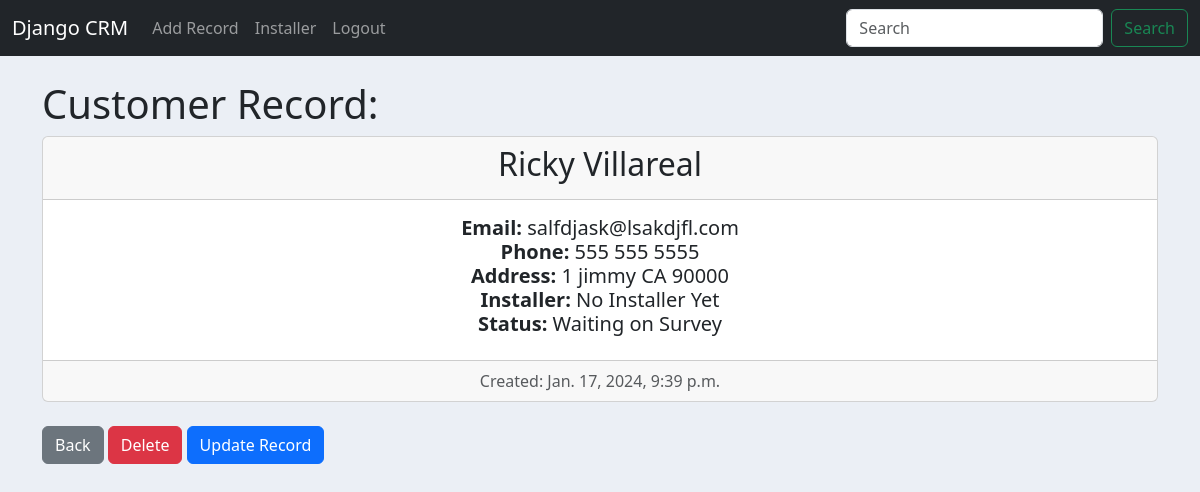
Page /record/3 (signed in) on the earlier database version.
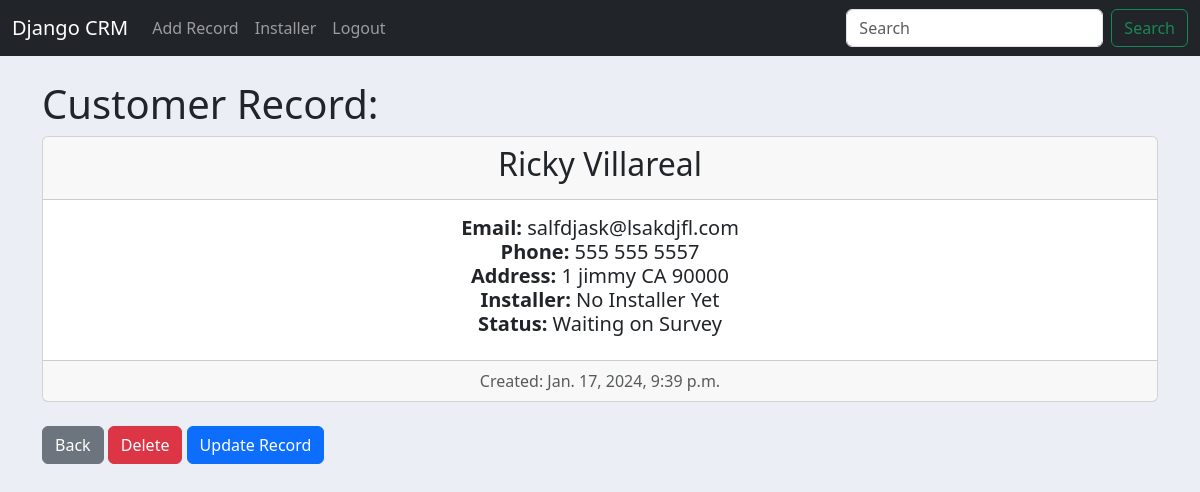
Same page on the later database version.
### website/models.py (models this page shows, shortened)
class Record(models.Model):
    created_at = models.DateTimeField(auto_now_add=True)
    first_name = models.CharField(max_length = 50)
    last_name = models.CharField(max_length = 50)
    email = models.CharField(max_length = 75)
    phone = models.CharField(max_length = 12)
    address = models.CharField(max_length = 100)
    city = models.CharField(max_length = 50)
    state = models.CharField(max_length = 25)
    zipcode = models.CharField(max_length = 10)
    installer_name = models.CharField(max_length = 50, default = 'No Installer Yet')
    project_status = models.CharField(max_length = 50, choices=PROJECT_STATUS, default = 'Waiting on Survey')
    project_tier = models.CharField(max_length = 50, choices=PROJECT_TIERS, default = '')

### website/views.py (the view)
# urls.py: path("record/<int:pk>", views.customer_record, name='record'),
def customer_record(request, pk):
    if request.user.is_authenticated:
        customer_record = Record.objects.get(id=pk)
        return render(request, 'record.html', {'customer_record': customer_record})
    else:
        messages.success(request, "You must be logged in to see that record!", extra_tags='success')
        return redirect('home')

### website/templates/record.html
{% extends 'base.html' %}
{% block content %}
    <h1> Customer Record: </h1>
    <div class="card text-center">
        <div class="card-header">
            <h2>{{ customer_record.first_name }} {{ customer_record.last_name }} </h2>
        </div>
        <div class="card-body">
          <h5 class="card-title">
            <strong> Email: </strong> {{ customer_record.email }} <br>
            <strong> Phone: </strong> {{ customer_record.phone }} <br>
            <strong> Address:</strong> {{ customer_record.address }}
              {{ customer_record.city }}
              {{ customer_record.state }}
              {{ customer_record.zipcode }} <br>
            <strong> Installer: </strong> {{ customer_record.installer_name }} <br>
            <strong> Status: </strong> {{ customer_record.project_status }} <br>
          </h5>
        </div>
        <div class="card-footer text-body-secondary">
          Created: {{ customer_record.created_at }}
        </div>
    </div>
      <br>
      <a href="{% url 'home' %}" class ="btn btn-secondary">Back</a>
      <a href="{% url 'delete_record' customer_record.id %}" class ="btn btn-danger">Delete</a>
      <a href="{% url 'update_record' customer_record.id %}" class ="btn btn-primary">Update Record</a>
{% endblock %}

Differences in the rows shown:
changed Record "Ricky": phone "555 555 5555" → "555 555 5557"
